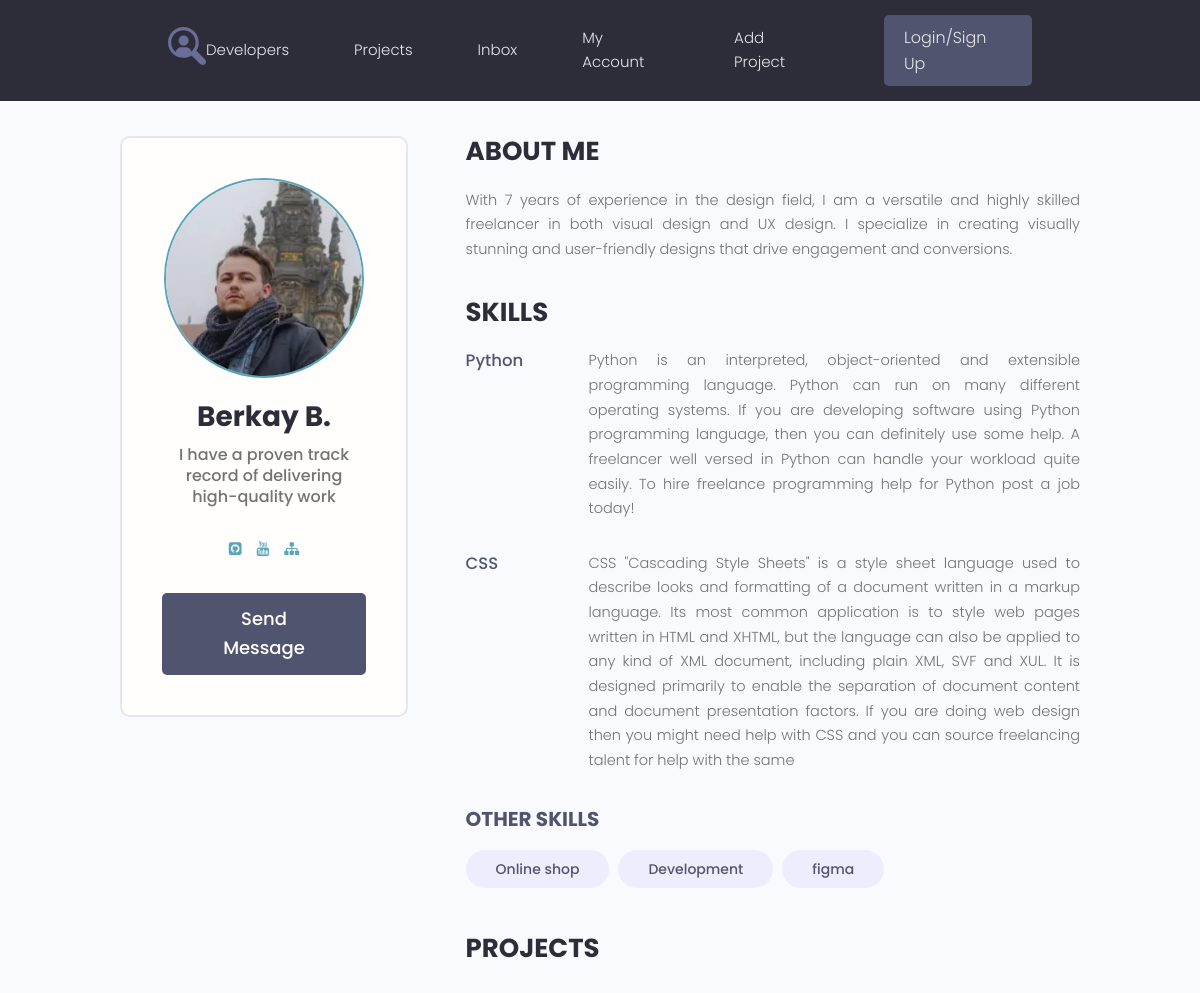
The app's page /profile/2/ with its own data.
### users/models.py (models this page shows, shortened)
class Profile(models.Model):
    user = models.OneToOneField(User, on_delete=models.CASCADE, blank=True)
    name = models.CharField(max_length=200, blank=True)
    email = models.EmailField(max_length=500, blank=True)
    username = models.CharField(max_length=200, blank=True)
    short_intro = models.CharField(max_length=200, blank=True)
    bio = models.TextField(blank=True)
    profile_image = models.ImageField(upload_to="profiles/", default="profiles/user-default.png")
    social_github = models.CharField(max_length=200, blank=True)
    social_youtube = models.CharField(max_length=200, blank=True)
    social_website = models.CharField(max_length=200, blank=True)
    created = models.DateTimeField(auto_now_add=True)

class Skill(models.Model):
    owner = models.ForeignKey(Profile, on_delete=models.CASCADE, blank=True)
    name = models.CharField(max_length=200, blank=True)
    description = models.TextField(blank=True)
    created = models.DateTimeField(auto_now_add=True)
    def __str__(self):
        return self.name

### users/views.py (the view)
# urls.py: path('profile/<str:pk>/', views.user_profile, name="user_profile"),
def user_profile(request, pk):
    prof = Profile.objects.get(id=pk)
    top_skills = prof.skill_set.exclude(description__exact="")  # __exact - точное совпадение
    other_skills = prof.skill_set.filter(description="")
    context = {
        'profile': prof,
        'top_skills': top_skills,
        'other_skills': other_skills
    }
    return render(request, "users/profile.html", context)

### users/templates/users/profile.html (shortened to what this page needs)
{% extends 'projects/base.html' %}
{% block content %}
  <main class="profile my-md">
    <div class="container">
      <div class="layout">
        <div class="column column--1of3">
          <div class="card text-center">
            <div class="card__body dev">
              <img class="avatar avatar--xl" src="{{ profile.profile_image.url }}" />
              <h2 class="dev__name">{{ profile.name }}</h2>
              <p class="dev__title">{{ profile.short_intro }}</p>
              <ul class="dev__social">
                {% if profile.social_github %}
                <li>
                  <a title="Github" href="{{ profile.social_github }}" target="_blank"><i class="fa fa-github-square"></i></a>
                </li>
                {% endif %}
                {% if profile.social_youtube %}
                <li>
                  <a title="Youtube" href="{{ profile.social_youtube }}" target="_blank"><i class="fa fa-youtube"></i></a>
                </li>
                {% endif %}
                {% if profile.social_website %}
                <li>
                  <a title="Personal Website" href="{{ profile.social_website }}" target="_blank"><i class="fa fa-sitemap"></i></a>
                </li>
                {% endif %}
              </ul>
              <a href="#" class="btn btn--sub btn--lg">Send Message </a>
            </div>
          </div>
        </div>
        <div class="column column--2of3">
          <div class="devInfo">
            <h3 class="devInfo__title">About Me</h3>
            <p class="devInfo__about">
              {{ profile.bio }}
            </p>
          </div>
          <div class="devInfo">
            <h3 class="devInfo__title">Skills</h3>
            <div class="devInfo__skills">
              {% for skill in top_skills %}
              <div class="devSkill">
                <h4 class="devSkill__title">{{ skill.name }}</h4>
                <p class="devSkill__info">
                  {{ skill.description }}
                </p>
              </div>
              {% endfor %}
              <h3 class="devInfo__subtitle">Other Skills</h3>
              <div class="devInfo__otherSkills">
                {% for skill in other_skills %}
                <span class="tag tag--pill tag--sub tag--lg">
                  <small>{{ skill }}</small>
                </span>
                {% endfor %}
              </div>
            </div>
          </div>
          <div class="devInfo">
            <h3 class="devInfo__title">Projects</h3>
          </div>
        </div>
      </div>
    </div>
  </main>
{% endblock %}

### projects/static/styles/app.css (style rules this page uses)
:root { --color-sub: #2d2d39; }
.btn--sub { background-color: var(--color-sub-light); }
.card { border: 2px solid var(--color-light); }
img { width: 100%; }
.profile .card > .dev { padding: 4rem; }
.dev__name { color: var(--color-sub); font-size: 2.8rem; font-weight: 700; margin-top: 1rem; margin-bottom: 0.5rem; }
.dev__title { font-size: 1.6rem; font-weight: 500; line-height: 1.3; }
.dev__social { margin: 3rem 0; list-style: none; display: flex; justify-content: center; gap: 1.5rem; }
.devInfo { margin-bottom: 3rem; }
.devInfo__title, .devInfo__subtitle { font-size: 2.6rem; color: var(--color-sub); text-transform: uppercase; font-weight: 700; margin-bottom: 1.5rem; }
.devInfo__subtitle { font-size: 2rem; color: var(--color-sub-light); }
.devInfo__about, .devSkill__info { font-size: 1.45rem; line-height: 1.7; text-align: justify; }
.devSkill { margin-bottom: 3rem; }
.devSkill__title { font-size: 1.65rem; font-weight: 500; color: var(--color-sub-light); }
@media screen and (min-width: 700px) { .devSkill { display: flex; justify-content: space-between; gap: 3rem; } }
@media screen and (min-width: 700px) { .devSkill__info { flex-basis: 80%; } }

### projects/static/uikit/styles/modules/_variables.css (style rules this page uses)
:root { --color-main: #5aa5b9; --color-main-light: #e6faff; --color-sub: #3f4156; --color-sub-light: #51546e; --color-sub-lighter: #ededfd; --color-text: #737373; --color-gray: #8b8b8b; --color-light: #e5e7eb; --color-light-gray: #767676; --color-bg: #f8fafd; --color-white: #fffefd; --color-white-light: #f3f3f3; --color-success: #359e64; --color-success-bg: #def8e8; --color-error: #fc4b0b; --color-error-bg: #fff2ee; --font-base: 'Poppins', arial, helvetica, 'Segoe UI', roboto, ubuntu, sans-serif; --font-monospace: 'Fira Code', 'Courier New', courier, monospace; --font-regular: 300; --font-medium: 500; --font-bold: 700; --generic-shadow: 1px 1px 5px #00000010; --generic-transition: all 0.3s ease-in-out; }

### projects/static/uikit/styles/modules/_base.css (style rules this page uses)
* { margin: 0; padding: 0; box-sizing: border-box; text-rendering: optimizeLegibility; color: inherit; font-size: inherit; }
html { font-size: 50%; }
@media only screen and (min-width: 480px) { html { font-size: 56.25%; } }
@media only screen and (min-width: 1200px) { html { font-size: 62.5%; } }
body { line-height: 1.6; font-weight: 400; font-size: 1.5rem; color: var(--color-text); background-color: var(--color-bg); min-height: 100vh; }

### projects/static/uikit/styles/modules/_typography.css (style rules this page uses)
* { font-family: var(--font-base); }
h2 { font-size: 3.6rem; font-weight: var(--font-bold); }
h3 { font-size: 3.2rem; font-weight: var(--font-medium); }
h4 { font-size: 2.8rem; font-weight: var(--font-medium); }
p, span, strong { font-size: 1.6rem; color: var(--color-text); font-weight: var(--font-regular); }
a { padding-bottom: 2px; text-decoration: none; display: inline-block; color: var(--color-main); font-weight: var(--font-medium); }

### projects/static/uikit/styles/modules/_utilities.css (style rules this page uses)
.container { width: 92%; max-width: 165rem; margin: 0 auto; box-sizing: border-box; }
@media screen and (min-width: 1000px) { .container { width: 90%; } }
@media screen and (min-width: 1200px) { .container { width: 80%; } }
.text-center { text-align: center; }
.my-md { margin: 3rem auto; }

### projects/static/uikit/styles/modules/_avatar.css (style rules this page uses)
.avatar { border-radius: 50%; border: 2px solid var(--color-main); object-fit: cover; }
.avatar--xl { height: 20rem; width: 20rem; }

### projects/static/uikit/styles/modules/_button.css (style rules this page uses)
.btn { display: inline-block; position: relative; cursor: pointer; background-color: var(--color-light); font-weight: var(--font-medium); color: var(--color-sub); text-decoration: none; padding: 1rem 2rem; border-radius: 0.5rem; border: none; width: -webkit-fit-content; width: -moz-fit-content; width: fit-content; height: -webkit-fit-content; height: -moz-fit-content; height: fit-content; font-size: 1.6rem; outline-width: 0; outline-color: transparent; -webkit-backface-visibility: hidden; backface-visibility: hidden; transition: all 0.3s ease-in-out; }
.btn--sub { background-color: var(--color-sub); color: var(--color-white); }
.btn--lg { font-size: 1.8rem; padding: 1.2rem 4.5rem; }

### projects/static/uikit/styles/modules/_card.css (style rules this page uses)
.card { border-radius: 1rem; background-color: var(--color-white); border: 1.5px solid var(--color-light); width: auto; height: auto; margin-top: 0.5rem; margin-bottom: 0.5rem; overflow: hidden; }
.card__body, .card__header { padding: 2rem 2.5rem; }

### projects/static/uikit/styles/modules/_layout.css (style rules this page uses)
.layout { display: flex; flex-flow: row wrap; justify-content: space-between; }
.layout > .column { margin-bottom: 3rem; }
.layout > .column.column--1of3 { flex-basis: 30%; }
.layout > .column.column--2of3 { flex-basis: 64%; }

### records on screen
Profile: profile_image (picture), name "Berkay B.", short_intro "I have a proven track record of delivering high-quality work", bio "With 7 years of experience in the design field, I am a versatile and highly skilled freelancer in both visual design and UX design. I specialize in creating visually stunning and user-friendly designs that drive engagement and conversions."
Skill: name "Python", description "Python is an interpreted, object-oriented and extensible programming language. Python can run on many different operating systems. If you are developing software using Python programming language, then you can definitely use some help. A freelancer well versed in Python can handle your workload quite easily. To hire freelance programming help for Python post a job today!"
Skill: name "CSS", description "CSS \"Cascading Style Sheets\" is a style sheet language used to describe looks and formatting of a document written in a markup language. Its most common application is to style web pages written in HTML and XHTML, but the language can also be applied to any kind of XML document, including plain XML, SVF and XUL. It is designed primarily to enable the separation of document content and document presentation factors. If you are doing web design then you might need help with CSS and you can source freelancing talent for help with the same"
Skill: name "Online shop"
Skill: name "Development"
Skill: name "figma"
